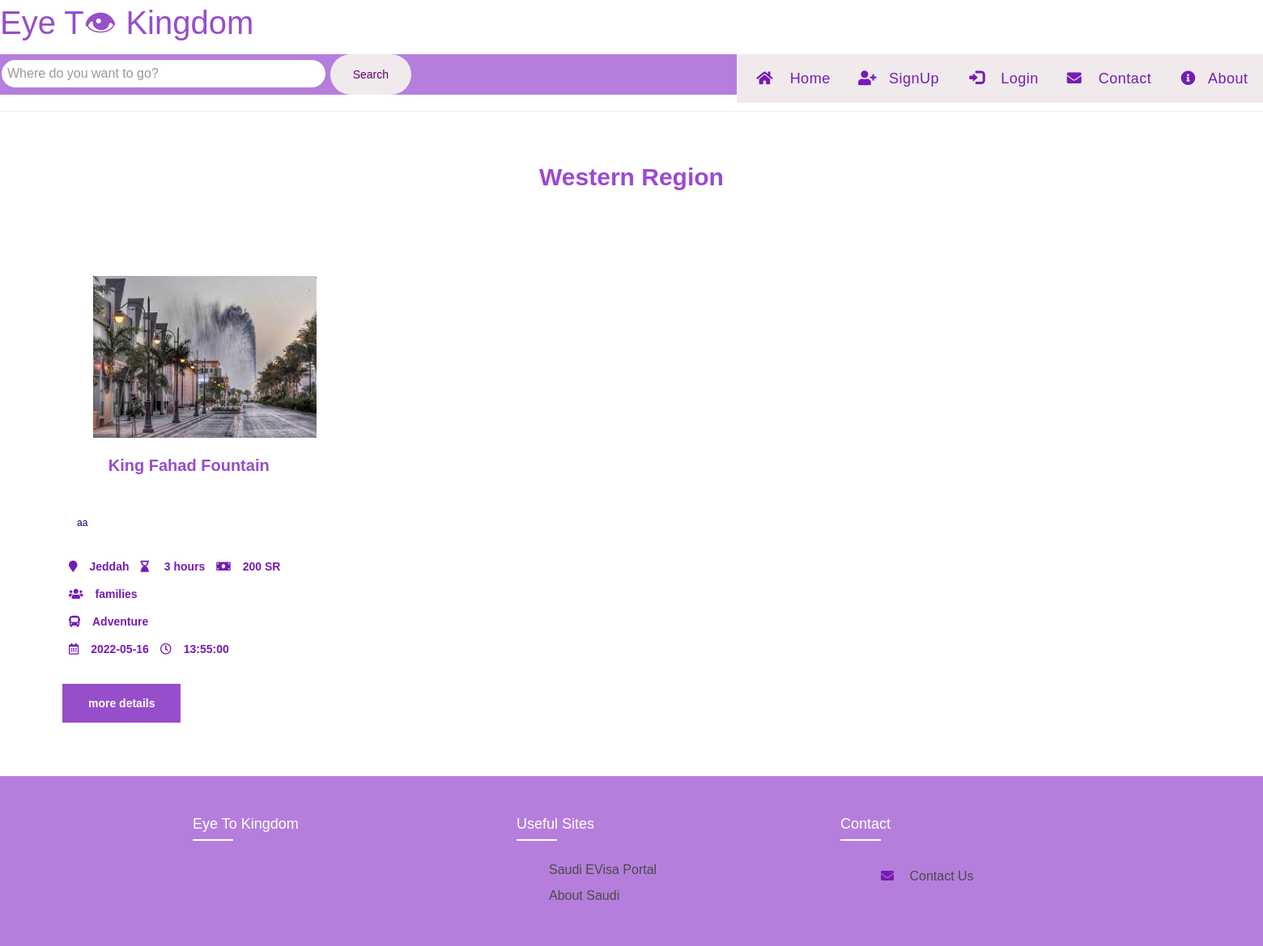
The app's page /WesternRegion.php with its own data.
### tables this page shows
CREATE TABLE `trip` (
  `ID` int(11) NOT NULL,
  `UserID` int(10) NOT NULL,
  `Region` varchar(40) NOT NULL,
  `City` varchar(40) NOT NULL,
  `Description` varchar(600) NOT NULL,
  `Target` varchar(30) NOT NULL,
  `Duration` varchar(20) NOT NULL,
  `Type` varchar(20) NOT NULL,
  `Place` varchar(40) NOT NULL,
  `Price` varchar(10) NOT NULL,
  `Date` date NOT NULL,
  `img` varbinary(6000) NOT NULL,
  `Time` time NOT NULL,
  `Status` tinyint(1) DEFAULT NULL
);

### WesternRegion.php (the view, shortened to what this page needs)
<?php
require 'int.php';
require 'header1.php';
$sql = "SELECT * FROM trip Where region = 'Western Region'";
$result = mysqli_query($conn, $sql);
$row=mysqli_fetch_all($result, MYSQLI_ASSOC);
?>
<!DOCTYPE html>
<html>
 <head>
 <link rel="stylesheet" href="region.css">
 <nav class="menu">
  <form action="search.php" method="POST" class="search-form">
     <input type="text" class="form-control" name="search" placeholder="Where do you want to go?">
    <button type="submit" name="submit-search" class="input-group-text btn">Search </button>
     </form> </div>
  </nav>
</head>
  <body>
<hr><br>
  <section class="region">
    <p> Western Region </p>
<div class="container-fluid mt-3">
<div class="row">
<?php foreach($row as $trip) {
      if($trip['Status']!=0)
      {
    ?>
<div class="col-md-4">
<div class="card">
<img src ="<?php echo ($trip['img']);?>" class="card-img">
  <div class="class-body">
    <div class="card-titile">
        <p><?php echo ($trip['Place']);?></p>
<h6 class="card-text"><?php echo ($trip['Description']);?></h6>
      <div> <span> <i class="fa fa-map-marker"></i><?php echo ($trip['City']);?> </span>
     <span> <i class="fa fa-hourglass-end" aria-hidden="true"></i> <?php echo ($trip['Duration']);?></span>
       <span><i class="fa fa-money" aria-hidden="true"></i><?php echo ($trip['Price']);?></span> <br>
       <span><i class="fa fa-users" aria-hidden="true"></i><?php echo ($trip['Target']);?></span> <br>
       <span><i class="fa fa-bus" aria-hidden="true"></i><?php echo ($trip['Type']);?></span> <br>
       <span><i class="	far fa-calendar-alt" aria-hidden="true"></i><?php echo ($trip['Date']);?></span>
       <span><i class="	far fa-clock" aria-hidden="true"></i><?php echo ($trip['Time']);?></span> <br><br><br>
       <a href="tripdetail.php?id=<?=$trip['ID']?>" class="ClickBut">more details</a>
    </div>
  </div>
  </div>
  </div>
  </div>
      <?php } }?>
    </div>
  </div>
    <br>
<section> <footer class="footer">
  <div class="container">
  <div class="row">
  <div class="footer-col">
  <h4> Eye To Kingdom </h4>
  </div>
  <div class="footer-col">
  <h4>Useful sites </h4>
  <ul>
  <li><a href="https://visa.visitsaudi.com/?_ga=2.34715105.1997200488.1646064673-1161829628.1629642741">Saudi eVisa Portal</a></li>
  <li><a href="https://www.visitsaudi.com/en/understand">About Saudi</a></li> </ul></div>
  <div class="footer-col">
  <h4>Contact </h4>
  <ul>
  <li> <a href="http://localhost/project/contact%20us.php"> <i class="fa fa-envelope" aria-hidden="true"></i> contact us </a> </li>
  </ul> </div>
  </div></div></footer>
  </section>
  </body>
</html>

### region.css (style rules this page uses)
* { padding-top: 0; margin: 0; font-family: 'Poppins', sans-serif; box-sizing:border-box; }
.ClickBut { background-color: #974eca; border: none; color: white; padding: 16px 32px; text-decoration: none; margin: 4px 2px; cursor: pointer; }
.menu { background-color:#B57EDC; width:100% }
input[type=text] { display: inline; max-height: 50px; max-width: 400px; padding:7px; border:none; font-size:16px; font-family:sans-serif; color:#993391 }
button { display: inline; position: relative; float:center; background:#ddcfd6; color:floralwhite; height:50px ; width: 100; border-radius:0 10px 10px 0; cursor:pointer; }
.form-control { display: inline; border:0 !important; border-radius: 30px !important; margin: 2px; box-shadow: 0 0 10px rgba (37,73,214,0.18) !important; width:530px; }
.input-group-text { display: inline; width: 100px; background-image: linear-gradient(#f0eaed , #f0eaed ); border: 0 !important; color: #640066 !important; border-radius: 30px !important; box-shadow: none !important; }
input { display: inline; border:2px solid #000066; height:50px ; width: 50px; border-radius:50px; padding: 0px 80px; }
.region p { text-align: center; padding:20px; font-weight: bold; font-size: 30px; color:#640066; }
i { margin-right:5px; padding:10px; color:#751cb5; }
.region P { text-align: center; padding-bottom: 30px; font-weight: bold; color:#9b49d2; }
.card { flex-direction: row; border: none; border-radius: 15px; height: 100%; background-color: regba(220,220,220,0.541); position: relative; display: inline-block; padding: 6rem; }
.card-img { width: 100%; height: 200px; padding-left: 40px; padding-left: 40px; position:relative; display: inline-block; align-items: center; }
.card-titile p { padding:20px; font-weight: bold; font-size: 20px; color:#974eca; }
.card-text { padding:20px; text-align:justify ; color:#000066; }
.col-md-4 { color:#751cb5; font-weight: bold; }
.row { display: flex; flex-wrap: wrap; width:200vh; }
ul { list-style: none; }
.footer { background-color: #B57EDC; padding: 40px 0; width:202vh; }
.footer-col { width: 25%; padding: 0 15px; }
.footer-col h4 { font-size: 18px; color: #ffffff; text-transform: capitalize; margin-bottom: 35px; font-weight: 500; position: relative; }
.footer-col h4::before { content: ''; position: absolute; left:0; bottom: -10px; background-color: #ffffff; height: 2px; box-sizing: border-box; width: 50px; }
.footer-col ul li:not(:last-child) { margin-bottom: 10px; }
.footer-col ul li a { font-size: 16px; text-transform: capitalize; color: #ffffff; text-decoration: none; font-weight: 300; color: #4a4a4a; display: block; transition: all 0.3s ease; }

### records on screen
trip: img (picture), Place "King Fahad Fountain", Description "aa", City "Jeddah", Duration "3 hours", Price "200 SR", Target "families", Type "Adventure", Date "2022-05-16", Time "13:55:00"
